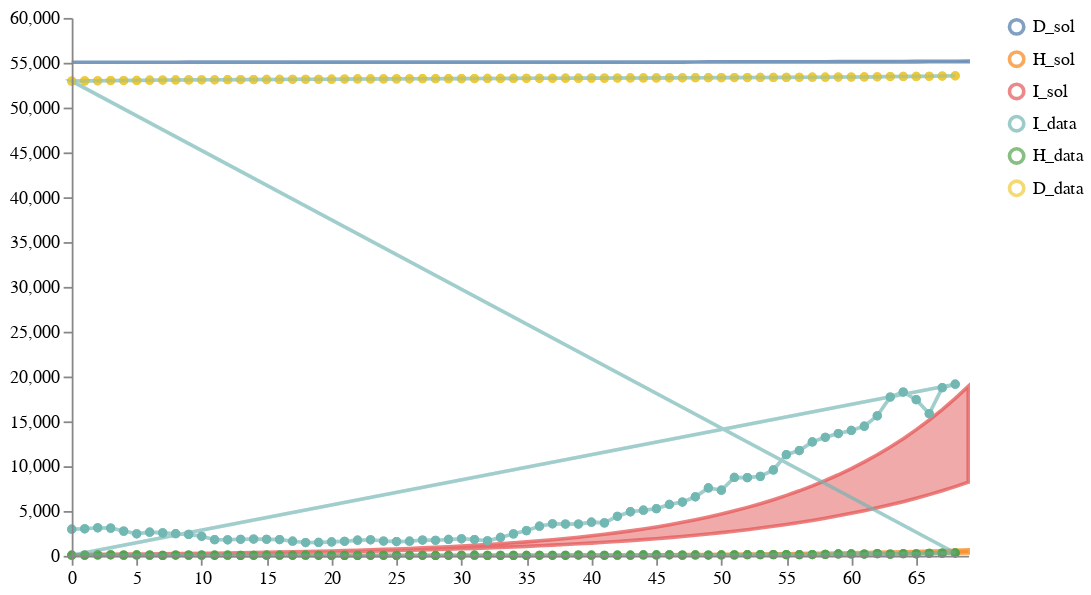

The code cell stored with this chart in its notebook:
### Markdown cell above
## Load, calibrate and sample an ensemble of several models

### Code cell
num_samples = 2
model_paths = [model2_location, model4_location, model5_location]
data_path = "../../notebook/ensemble_eval_sa/datasets/NY_data2.csv"
weights = [0.2, 0.3, 0.5] #[1/len(model_paths) for i in model_paths]
solution_mappings = [{"I": "infected", "H": "hospitalized", "D": "dead"},
                     {"I": "infected", "H": "hospitalized", "D": "dead"}, 
                     {"I": "infected", "H": "hospitalized", "D": "dead"},
                     ]

# Run the calibration and sampling
result3 = load_and_calibrate_and_sample_ensemble_model(
    model_paths,
    data_path,
    weights,
    solution_mappings,
    num_samples,
    timepoints,
    verbose=True,
    total_population=19340000,
    num_iterations=200,
    method="euler",
    time_unit="days",
    visual_options={"title": "Calibrated Ensemble", "subset":".*_sol"}
)

# Save results
result3["data"].to_csv("../../notebook/ensemble_eval_sa/ensemble_results/partII_ensemble_of_many_results_day0_Jun032021.csv", index=False)
result3["quantiles"].to_csv("../../notebook/ensemble_eval_sa/ensemble_results/partII_ensemble_of_many_quantiles_day0_Jun032021.csv", index=False)

# Plot results
schema = plots.trajectories(pd.DataFrame(result["data"]), subset=".*_sol",
                            points=test_data.reset_index(drop=True).rename(columns={"I":"I_data", "H":"H_data", "D":"D_data"}),
                           )
schema = plots.pad(schema, 5)
plots.ipy_display(schema)

### Figure 1 — Vega specification as saved in the notebook (floating-point values rounded to 4 significant figures; data arrays with more than 128 entries replaced by an {"elided": "..."} marker saying what was removed)
{"$schema": "https://vega.github.io/schema/vega/v5.json", "axes": [{"name": "x_axis", "orient": "bottom", "scale": "xscale", "zindex": 100}, {"name": "y_axis", "orient": "left", "scale": "yscale", "zindex": 100}], "data": [{"name": "distributions", "values": {"elided": "210 records"}}, {"name": "traces", "transform": [{"expr": "isValid(datum.value)", "type": "filter"}], "values": []}, {"name": "points", "values": {"elided": "207 records"}}, {"name": "markers", "values": []}, {"name": "selected", "on": [{"remove": true, "trigger": "clear"}, {"remove": true, "trigger": "!shift"}, {"insert": "clicked", "trigger": "!shift && clicked"}, {"toggle": "clicked", "trigger": "shift && clicked"}]}], "height": 300, "legends": [{"encode": {"labels": {"interactive": true, "name": "legendLabel", "update": {"opacity": [{"test": "!length(data('selected')) || indata('selected', 'value', datum.value)", "value": 1}, {"value": 0.25}]}}, "symbols": {"interactive": true, "name": "legendSymbol", "update": {"fill": {"value": "transparent"}, "opacity": [{"test": "!length(data('selected')) || indata('selected', 'value', datum.value)", "value": 0.7}, {"value": 0.15}], "size": {"value": 64}, "strokeWidth": {"value": 2}}}}, "name": "color_legend", "stroke": "color"}], "marks": [{"from": {"facet": {"data": "points", "groupby": "trajectory", "name": "points_split"}}, "marks": [{"encode": {"hover": {"fillOpacity": {"value": 0.9}}, "update": {"fill": {"field": "trajectory", "scale": "color"}, "fillOpacity": [{"test": "!length(data('selected')) || indata('selected', 'value', datum.trajectory)", "value": 0.5}, {"value": 0.15}], "size": {"value": 10}, "stroke": {"field": "trajectory", "scale": "color"}, "strokeOpacity": [{"test": "!length(data('selected')) || indata('selected', 'value', datum.trajectory)", "value": 0.75}, {"value": 0.15}], "strokeWidth": {"value": 2}, "tooltip": {"field": "value"}, "x": {"field": "timepoint", "scale": "xscale"}, "y": {"field": "value", "scale": "yscale"}}}, "from": {"data": "points"}, "name": "_points_symbol", "type": "symbol", "zindex": 3}, {"encode": {"hover": {"fillOpacity": {"value": 0.9}}, "update": {"interpolate": {"value": "linear"}, "stroke": {"field": "trajectory", "scale": "color"}, "strokeOpacity": [{"test": "!length(data('selected')) || indata('selected', 'value', datum.trajectory)", "value": 0.3}, {"value": 0.1}], "strokeWidth": {"value": 2}, "x": {"field": "timepoint", "scale": "xscale"}, "y": {"field": "value", "scale": "yscale"}}}, "from": {"data": "points"}, "name": "_points_line", "type": "line", "zindex": 3}], "name": "_points", "type": "group", "zindex": 3}, {"from": {"facet": {"data": "traces", "groupby": "trajectory", "name": "traces_split"}}, "marks": [{"encode": {"hover": {"fillOpacity": {"value": 0.9}}, "update": {"interpolate": {"value": "linear"}, "stroke": {"field": "trajectory", "scale": "color"}, "strokeOpacity": [{"test": "!length(data('selected')) || indata('selected', 'value', datum.trajectory)", "value": 0.75}, {"value": 0.15}], "strokeWidth": {"value": 2}, "x": {"field": "timepoint", "scale": "xscale"}, "y": {"field": "value", "scale": "yscale"}}}, "from": {"data": "traces_split"}, "name": "_traces_lines", "type": "line"}], "name": "_traces", "type": "group", "zindex": 2}, {"from": {"facet": {"data": "distributions", "groupby": "trajectory", "name": "trajectory_split"}}, "marks": [{"encode": {"hover": {"fillOpacity": {"value": 0.9}}, "update": {"fill": {"field": "trajectory", "scale": "color"}, "fillOpacity": [{"test": "!length(data('selected')) || indata('selected', 'value', datum.trajectory)", "value": 0.5}, {"value": 0.15}], "interpolate": {"value": "linear"}, "stroke": {"field": "trajectory", "scale": "color"}, "strokeOpacity": [{"test": "!length(data('selected')) || indata('selected', 'value', datum.trajectory)", "value": 0.75}, {"value": 0.15}], "strokeWidth": {"value": 2}, "x": {"field": "timepoint", "scale": "xscale"}, "y": {"field": "upper", "scale": "yscale"}, "y2": {"field": "lower", "scale": "yscale"}}}, "from": {"data": "trajectory_split"}, "type": "area"}], "name": "_distributions", "type": "group", "zindex": 1}, {"marks": [{"encode": {"enter": {"stroke": {"value": "lightgray"}}, "update": {"opacity": {"value": 1}, "x": {"field": "timepoint", "scale": "xscale"}, "y": {"signal": "height"}, "y2": {"value": 0}}}, "from": {"data": "markers"}, "name": "_marker text", "type": "rule"}, {"encode": {"enter": {"fontSize": {"value": 8}, "text": {"field": "datum.label"}, "y": {"value": 0}}}, "from": {"data": "_marker text"}, "name": "_marker flags", "transform": [{"as": ["x", "_y", "opacity", "align", "baseline"], "lineAnchor": "start", "offset": [1], "size": {"signal": "[width, height]"}, "type": "label"}], "type": "text"}], "name": "_markers", "type": "group"}], "padding": 5, "scales": [{"domain": {"fields": [{"data": "distributions", "field": "timepoint"}, {"data": "traces", "field": "timepoint"}, {"data": "points", "field": "timepoint"}, {"data": "markers", "field": "timepoint"}]}, "name": "xscale", "range": "width", "type": "linear", "zero": false}, {"domain": {"fields": [{"data": "distributions", "field": "lower"}, {"data": "distributions", "field": "upper"}, {"data": "traces", "field": "value"}, {"data": "points", "field": "value"}]}, "name": "yscale", "nice": true, "range": "height", "type": "linear", "zero": true}, {"domain": {"fields": [{"data": "distributions", "field": "trajectory"}, {"data": "traces", "field": "trajectory"}, {"data": "points", "field": "trajectory"}]}, "name": "color", "range": "category", "type": "ordinal"}], "signals": [{"name": "clear", "on": [{"events": "mouseup[!event.item]", "force": true, "update": "true"}], "value": true}, {"name": "shift", "on": [{"events": "@legendSymbol:click, @legendLabel:click", "force": true, "update": "event.shiftKey"}], "value": false}, {"name": "clicked", "on": [{"events": "@legendSymbol:click, @legendLabel:click", "force": true, "update": "{value: datum.value}"}], "value": null}], "width": 500}
